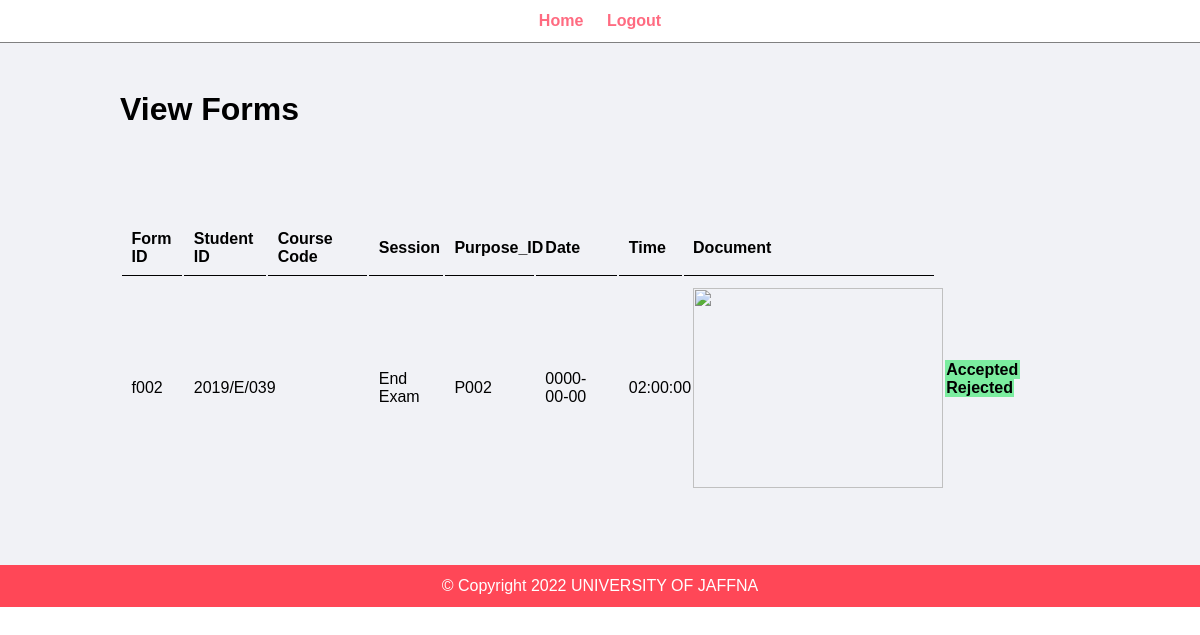
The app's page /admin/view-forms.php?id=f002 (signed in) with its own data.
### tables this page shows
CREATE TABLE `form` (
  `ID` varchar(50) NOT NULL,
  `Date` date NOT NULL,
  `Time` time NOT NULL,
  `Document` blob NOT NULL,
  `Session` varchar(100) NOT NULL,
  `PurposeID` varchar(100) NOT NULL,
  `EmployeeID` varchar(50) NOT NULL,
  `StudentID` varchar(50) NOT NULL
);

### admin/view-forms.php (the view, shortened to what this page needs)
<?php include('partials/menu.php'); ?>
<div class="main-content">
    <div class="wrapper">
    <h1>View Forms </h1>
    <br  /><br  />
<table class="tbl-full">
    <tr>
            <th>Form ID </th>
            <th>Student ID</th>
            <th>Course Code</th>
            <th>Session </th>
            <th>Purpose_ID</th>
            <th>Date</th>
            <th>Time</th>
            <th>Document</th>
        <br  />
</tr>
<br  /><br  />
<?php
 $id=$_GET['id'];
    $sql="SELECT * FROM form WHERE ID='$id'";
    $res=mysqli_query($conn,$sql);
    if($res==TRUE){
        $count =mysqli_num_rows($res);
        if($count==1)
        {
            $rows=mysqli_fetch_assoc($res);
                $ID=$rows['ID'];
                $studentID = $rows['StudentID'];
                $session = $rows['Session'];
                $PId = $rows['PurposeID'];
                $doc = $rows['Document'];
                $date=$rows['Date'];
                $time=$rows['Time'];
                $code=$rows['Code'];
                ?>
                <tr>
                    <td><?php echo $ID; ?> </td>
                    <td><?php echo $studentID; ?></td>
                    <td><?php echo $code; ?></td>
                    <td><?php echo $session; ?></td>
                    <td><?php echo $PId; ?></td>
                    <td><?php echo $date; ?></td>
                    <td><?php echo $time; ?></td>
                    <td><a href="/images/.jpg" download><img width="250" height="200"/> </td>
                    <td>
                    <a href="<?php echo SITEURL; ?>admin/View-Notification.php?id=<?php echo $ID; ?>" class="btn-secondary">Accepted</a>
                    <a href="<?php echo SITEURL; ?>admin/View-Notification.php?id=<?php echo $ID; ?>" class="btn-secondary">Rejected</a>
                    <br  /><br  />
            </td>
            </tr>
                <?php
        }
        else{
        }
    }
?>
</table>
<br  />
</div>
</div>
<?php include('partials/footer.php'); ?>

### admin/admin.css (style rules this page uses)
* { margin: 0; padding: 0; font-family: Arial, Helvetica, sans-serif; }
.wrapper { padding: 1%; width: 80%; margin: 0 auto; }
.tbl-full { width: 100%; }
table tr th { border-bottom: 1px solid black; padding: 1%; text-align: left; }
table tr td { padding: 1%; }
.btn-secondary { background-color: #7bed9f; padding: 1%; color: black; text-decoration: none; font-weight: bold; }
.main-content { background-color: #f1f2f6; padding: 3% 0; }

### records on screen
form: ID "f002", StudentID "2019/E/039", Session "End Exam", PurposeID "P002", Date "0000-00-00", Time "02:00:00"
